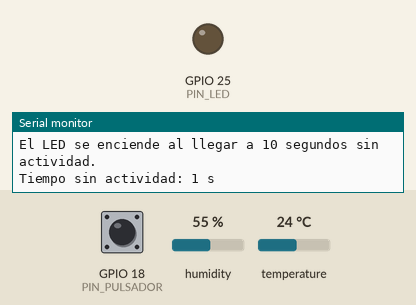
Recording of a sketch running on a simulated ESP32. Shown: output pins drawn as LEDs (lit = HIGH), the last lines printed to the serial monitor. The test bench sets the inputs (shaded band); at power-on: GPIO 18 (PIN_PULSADOR) HIGH, humidity 55 %, temperature 24 °C.

Above: at 1.2 s.
1.3 s: GPIO 18 (PIN_PULSADOR) pulled LOW for 0.15 s
At 12.5 s:
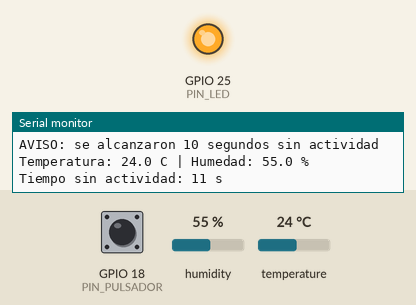
22.2 s: GPIO 18 (PIN_PULSADOR) driven LOW
At 23.2 s:
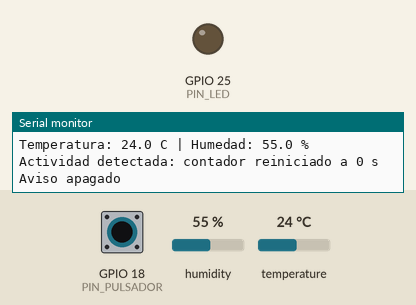
Timing chart, 0 to 33.7 s (numbered marks = the images above; inputs shaded):
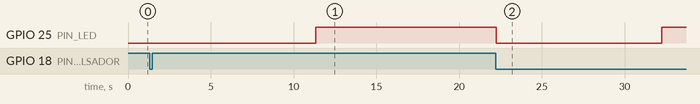

Measured:
- after the input at 1.3 s, GPIO 25 (PIN_LED): LOW → HIGH after 10.0 s instead of 8.7 s
- after the input at 22.2 s, GPIO 25 (PIN_LED): HIGH → LOW at once, → HIGH 10.0 s later

The sketch:

05_Deteccion_Inactividad.ino
```cpp
// AirtekLab - Programacion con millis() y ESP32
// Ejercicio 05: detectar inactividad y mostrar el tiempo transcurrido
// Placa: ESP32 Dev Module
// LED de aviso: GPIO 25 con resistencia limitadora
// Pulsador: GPIO 18 a GND, usando INPUT_PULLUP
// DHT22: DATA en GPIO 4
// Monitor Serie: 115200 baudios
// Si no se presiona el boton durante 10 segundos, se enciende el LED.
// Cada pulsacion reinicia el contador de inactividad.

#include <DHT.h>

const int PIN_LED = 25;
const int PIN_PULSADOR = 18;
const int PIN_DHT = 4;

const unsigned long INTERVALO_LECTURA = 2000;
const unsigned long TIEMPO_INACTIVIDAD = 10000;
const unsigned long TIEMPO_ANTIRREBOTE = 40;
const unsigned long INTERVALO_REPORTE = 1000;

DHT sensorDHT(PIN_DHT, DHT22);

unsigned long tiempoLecturaAnterior = 0;
unsigned long momentoUltimaActividad = 0;
unsigned long momentoUltimoCambio = 0;
unsigned long tiempoReporteAnterior = 0;

int lecturaAnterior = HIGH;
int estadoPulsadorEstable = HIGH;

bool avisoInactividad = false;

void setup() {
  Serial.begin(115200);

  pinMode(PIN_LED, OUTPUT);
  pinMode(PIN_PULSADOR, INPUT_PULLUP);

  digitalWrite(PIN_LED, LOW);
  sensorDHT.begin();

  momentoUltimaActividad = millis();
  tiempoReporteAnterior = momentoUltimaActividad;

  Serial.println("Ejercicio 05 - Deteccion de inactividad");
  Serial.println("Presiona el boton para reiniciar el contador.");
  Serial.println("El LED se enciende al llegar a 10 segundos sin actividad.");
}

void loop() {
  unsigned long tiempoActual = millis();

  // Tarea 1: leer temperatura y humedad cada 2 segundos.
  if (tiempoActual - tiempoLecturaAnterior >= INTERVALO_LECTURA) {
    tiempoLecturaAnterior = tiempoActual;

    float humedad = sensorDHT.readHumidity();
    float temperatura = sensorDHT.readTemperature();

    if (isnan(humedad) || isnan(temperatura)) {
      Serial.println("Error: no se pudo leer el DHT22");
    } else {
      Serial.print("Temperatura: ");
      Serial.print(temperatura, 1);
      Serial.print(" C | Humedad: ");
      Serial.print(humedad, 1);
      Serial.println(" %");
    }
  }

  // Tarea 2: detectar una pulsacion estable con antirrebote.
  int lecturaActual = digitalRead(PIN_PULSADOR);

  if (lecturaActual != lecturaAnterior) {
    lecturaAnterior = lecturaActual;
    momentoUltimoCambio = tiempoActual;
  }

  if (tiempoActual - momentoUltimoCambio >= TIEMPO_ANTIRREBOTE) {
    if (lecturaActual != estadoPulsadorEstable) {
      estadoPulsadorEstable = lecturaActual;

      // La actividad se registra al presionar, cuando la entrada pasa a LOW.
      if (estadoPulsadorEstable == LOW) {
        momentoUltimaActividad = tiempoActual;
        tiempoReporteAnterior = tiempoActual;

        Serial.println("Actividad detectada: contador reiniciado a 0 s");

        if (avisoInactividad) {
          avisoInactividad = false;
          digitalWrite(PIN_LED, LOW);
          Serial.println("Aviso apagado");
        }
      }
    }
  }

  // Tarea 3: mostrar cada segundo cuanto tiempo lleva sin actividad.
  if (tiempoActual - tiempoReporteAnterior >= INTERVALO_REPORTE) {
    tiempoReporteAnterior = tiempoActual;

    unsigned long segundosInactivo =
        (tiempoActual - momentoUltimaActividad) / 1000;

    Serial.print("Tiempo sin actividad: ");
    Serial.print(segundosInactivo);
    Serial.println(" s");
  }

  // Tarea 4: activar el aviso cuando se cumple el tiempo limite.
  if (!avisoInactividad &&
      (tiempoActual - momentoUltimaActividad >= TIEMPO_INACTIVIDAD)) {
    avisoInactividad = true;
    digitalWrite(PIN_LED, HIGH);
    Serial.println("AVISO: se alcanzaron 10 segundos sin actividad");
  }
}
```
